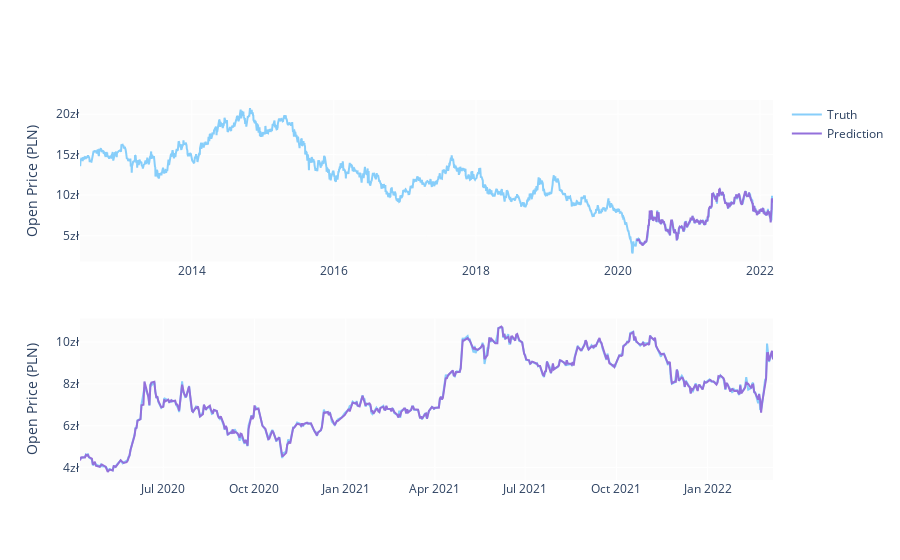

This figure's notebook cell:
### Code cell
predicted_prices = df.loc[test_split_idx+1:].copy()
predicted_prices['Otwarcie'] = y_pred

fig = make_subplots(rows=2, cols=1)
fig.add_trace(go.Scatter(x=df.Data, y=df.Otwarcie,
                        name='Truth',
                        marker_color='LightSkyBlue'), row=1, col=1)

fig.add_trace(go.Scatter(x=predicted_prices.Data,
                        y=predicted_prices.Otwarcie,
                        name='Prediction',
                        marker_color='MediumPurple'), row=1, col=1)

fig.add_trace(go.Scatter(x=predicted_prices.Data,
                        y=y_test,
                        name='Truth',
                        marker_color='LightSkyBlue',
                        showlegend=False), row=2, col=1)

fig.add_trace(go.Scatter(x=predicted_prices.Data,
                        y=y_pred,
                        name='Prediction',
                        marker_color='MediumPurple',
                        showlegend=False), row=2, col=1)

fig.update_yaxes(ticksuffix="zł", title_text='Open Price (PLN)')

fig.show()

### Figure 1 — Plotly figure (JSON) as saved in the notebook; plotly's stock layout.template omitted (floating-point values rounded to 4 significant figures; data arrays with more than 128 entries replaced by an {"elided": "..."} marker saying what was removed)
{"data": [{"marker": {"color": "LightSkyBlue"}, "name": "Truth", "type": "scatter", "x": {"elided": "2445 str values"}, "xaxis": "x", "y": {"elided": "2445 float values"}, "yaxis": "y"}, {"marker": {"color": "MediumPurple"}, "name": "Prediction", "type": "scatter", "x": {"elided": "488 str values"}, "xaxis": "x", "y": {"elided": "488 float values"}, "yaxis": "y"}, {"marker": {"color": "LightSkyBlue"}, "name": "Truth", "showlegend": false, "type": "scatter", "x": {"elided": "488 str values"}, "xaxis": "x2", "y": {"elided": "488 float values"}, "yaxis": "y2"}, {"marker": {"color": "MediumPurple"}, "name": "Prediction", "showlegend": false, "type": "scatter", "x": {"elided": "488 str values"}, "xaxis": "x2", "y": {"elided": "488 float values"}, "yaxis": "y2"}], "layout": {"xaxis": {"anchor": "y", "domain": [0, 1]}, "xaxis2": {"anchor": "y2", "domain": [0, 1]}, "yaxis": {"anchor": "x", "domain": [0.575, 1], "ticksuffix": "zł", "title": {"text": "Open Price (PLN)"}}, "yaxis2": {"anchor": "x2", "domain": [0, 0.425], "ticksuffix": "zł", "title": {"text": "Open Price (PLN)"}}}}
